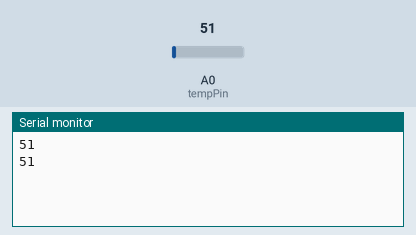
Recording of a sketch running on a simulated Arduino Uno, built with avr-gcc and run on an emulated ATmega328P. On the bench: the last lines printed to the serial monitor. The test bench sets the inputs (shaded band); at power-on: A0 (tempPin) = 51.

Above: at 1.8 s.
1.9 s: A0 (tempPin) set to 61
At 2.5 s:
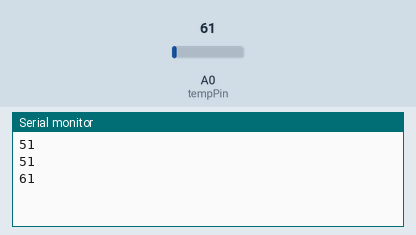
3.4 s: A0 (tempPin) set to 71
At 4.8 s:
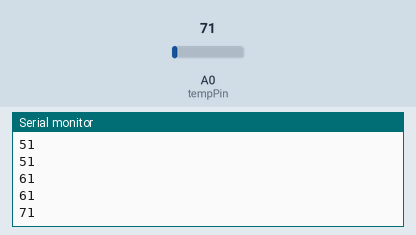
Timing chart, 0 to 6.4 s (numbered marks = the images above; inputs shaded):
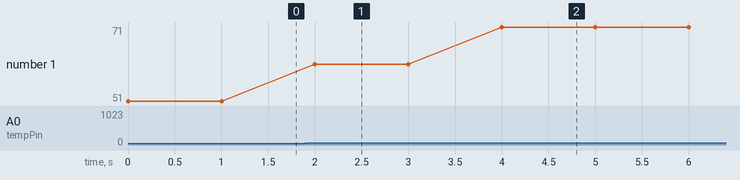

The sketch:

temp.ino
```cpp
//считывание температуры с 0го пина и передача значения в терминал
int tempPin = 0;
int temp = 0;

void setup() {
  // put your setup code here, to run once:
  Serial.begin(9600);
  pinMode(tempPin,INPUT);
}

void loop() {
  // put your main code here, to run repeatedly:
  temp = analogRead(tempPin);
  Serial.println(temp);
  delay(1000);
}
```

Measured:
- after the input at 1.9 s, the serial monitor: prints a new line after 0.10 s (image 1)
- after the input at 3.4 s, the serial monitor: prints a new line after 0.60 s (image 2)
- plotted number 1: 51 → 61 after the input at 1.9 s, 61 → 71 after the input at 3.4 s
